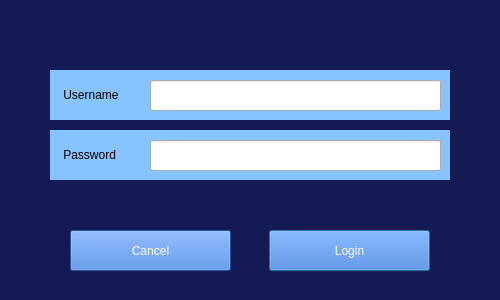
<?xml version="1.0" encoding="UTF-8"?>
<ui version="4.0">
 <class>PasswordDialog</class>
 <widget class="QDialog" name="PasswordDialog">
  <property name="geometry">
   <rect>
    <x>0</x>
    <y>0</y>
    <width>500</width>
    <height>300</height>
   </rect>
  </property>
  <property name="windowTitle">
   <string>Password Verification</string>
  </property>
  <widget class="QLabel" name="label">
   <property name="geometry">
    <rect>
     <x>0</x>
     <y>-20</y>
     <width>501</width>
     <height>321</height>
    </rect>
   </property>
   <property name="styleSheet">
    <string notr="true">background-color: rgb(20, 26, 84);</string>
   </property>
   <property name="text">
    <string/>
   </property>
  </widget>
  <widget class="QLabel" name="label_2">
   <property name="geometry">
    <rect>
     <x>50</x>
     <y>70</y>
     <width>400</width>
     <height>50</height>
    </rect>
   </property>
   <property name="styleSheet">
    <string notr="true">background-color: rgb(134, 195, 255);</string>
   </property>
   <property name="text">
    <string>    Username</string>
   </property>
  </widget>
  <widget class="QLabel" name="label_3">
   <property name="geometry">
    <rect>
     <x>50</x>
     <y>130</y>
     <width>400</width>
     <height>50</height>
    </rect>
   </property>
   <property name="styleSheet">
    <string notr="true">background-color: rgb(134, 195, 255);</string>
   </property>
   <property name="text">
    <string>    Password</string>
   </property>
  </widget>
  <widget class="QPushButton" name="loginBtn">
   <property name="geometry">
    <rect>
     <x>269</x>
     <y>230</y>
     <width>161</width>
     <height>41</height>
    </rect>
   </property>
   <property name="styleSheet">
    <string notr="true">QPushButton {
	
	color: rgb(255, 255, 255);
	background-color: rgb(59, 120, 215);
}

QPushButton:hover{
	background-color: rgb(38, 91, 175);
}

QPushButton:pressed{
	background-color: qlineargradient(x1: 0, y1: 0, x2: 0, y2: 1, stop: 0 #14a0ff, stop: 1 #4fb7ff);
}

</string>
   </property>
   <property name="text">
    <string>Login</string>
   </property>
  </widget>
  <widget class="QPushButton" name="cancelBtn">
   <property name="geometry">
    <rect>
     <x>70</x>
     <y>230</y>
     <width>161</width>
     <height>41</height>
    </rect>
   </property>
   <property name="styleSheet">
    <string notr="true">QPushButton {
	
	color: rgb(255, 255, 255);
	background-color: rgb(59, 120, 215);
}

QPushButton:hover{
	background-color: rgb(38, 91, 175);
}

QPushButton:pressed{
	background-color: qlineargradient(x1: 0, y1: 0, x2: 0, y2: 1, stop: 0 #14a0ff, stop: 1 #4fb7ff);
}

</string>
   </property>
   <property name="text">
    <string>Cancel</string>
   </property>
  </widget>
  <widget class="QLineEdit" name="passwordTextBox">
   <property name="geometry">
    <rect>
     <x>150</x>
     <y>140</y>
     <width>291</width>
     <height>31</height>
    </rect>
   </property>
   <property name="echoMode">
    <enum>QLineEdit::Password</enum>
   </property>
  </widget>
  <widget class="QLineEdit" name="usernameTextBox">
   <property name="geometry">
    <rect>
     <x>150</x>
     <y>80</y>
     <width>291</width>
     <height>31</height>
    </rect>
   </property>
   <property name="text">
    <string/>
   </property>
  </widget>
  <widget class="QLabel" name="errorLabel">
   <property name="geometry">
    <rect>
     <x>140</x>
     <y>30</y>
     <width>220</width>
     <height>20</height>
    </rect>
   </property>
   <property name="styleSheet">
    <string notr="true">color: rgb(201, 0, 43);</string>
   </property>
   <property name="text">
    <string/>
   </property>
  </widget>
 </widget>
 <resources/>
 <connections/>
</ui>
